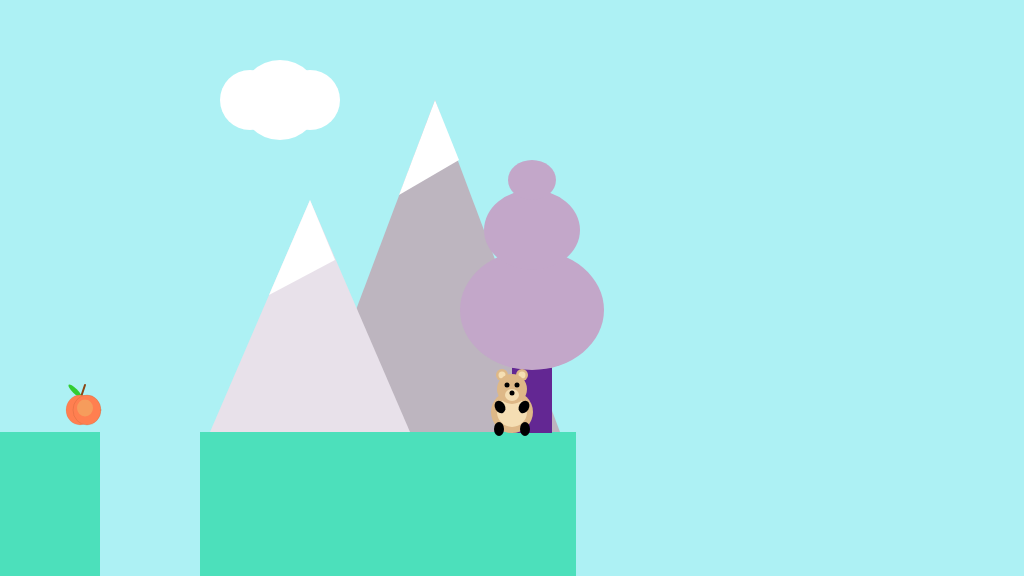
Frame 1 (no input)
Frame 60 (no input): identical to frame 1, image omitted
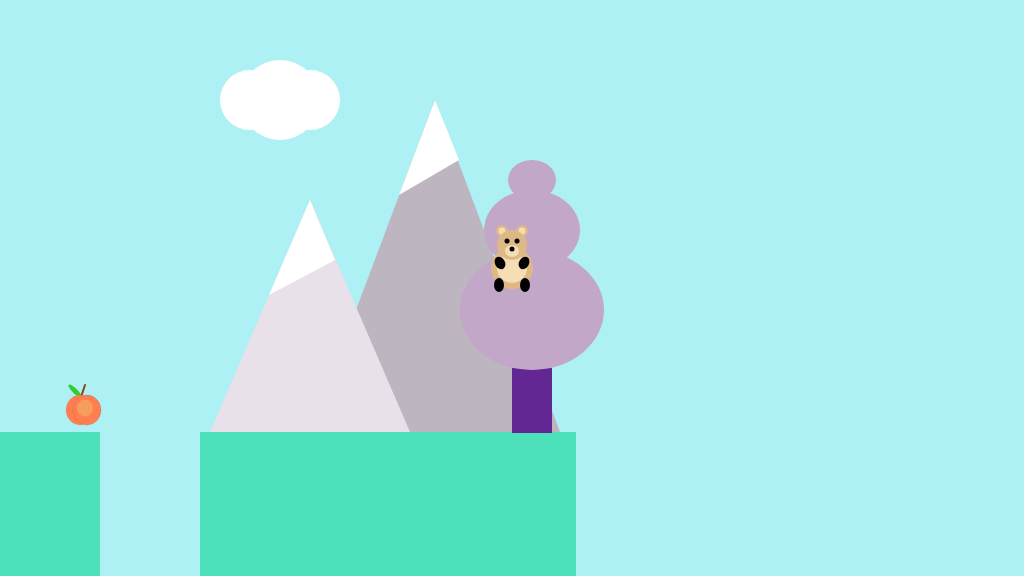
Frame 120 (the mouse pressed at the canvas centre since frame 60)

The p5.js sketch that drew these frames (run headless with seeded random() and noise() and a simulated clock; from frame 60 on, the mouse is pressed at the canvas centre):

// p5.js sketch
// ── sketch.js
/*

The Game Project

2b - using variables

*/

var floorPos_y;

var gameChar_x;
var gameChar_y;

var treePos_x;
var treePos_y;

var canyon;
var collectable;

var mountain;
var cloud;


function setup()
{
	createCanvas(1024, 576);
	floorPos_y = 432; //NB. we are now using a variable for the floor position

	//NB. We are now using the built in variables height and width
	gameChar_x = width/2;
	gameChar_y = floorPos_y;

	treePos_x = width/2;
	treePos_y = height/2;

	canyon = {x_pos: 0, width: 100};
	collectable = {x_pos: - 170, y_pos: 100, size: 50};
	cloud = {x_pos: 0, y_pos: 0, size: 50};
	mountain = {x_pos: - 140, y_pos: 0, size: 50};

}

function draw()
{
	background(173, 241, 244); //fill the sky blue

	noStroke();
	fill(76,224,187);
	rect(0, floorPos_y, height, width - floorPos_y); //draw some green ground

	//draw mountain
	fill(189, 181, 191);
	triangle(mountain.x_pos + 450, mountain.y_pos + 432, mountain.x_pos + 700, mountain.y_pos + 432, mountain.x_pos + 575, mountain.y_pos + 100); //left,right,middle
	fill(232, 225, 234);
	triangle(mountain.x_pos + 350, mountain.y_pos + 432, mountain.x_pos + 550, mountain.y_pos + 432, mountain.x_pos + 450, mountain.y_pos + 200);//left,right,middle
	//Snow
	fill(255);
	triangle(mountain.x_pos + 575, mountain.y_pos + 100, mountain.x_pos + 599, mountain.y_pos + 160, mountain.x_pos + 539, mountain.y_pos + 195);
	triangle(mountain.x_pos + 450, mountain.y_pos + 200, mountain.x_pos + 475, mountain.y_pos + 260, mountain.x_pos + 409, mountain.y_pos + 295);

	//draw tree
	//trunk
	fill(99, 39, 147);
	rect(treePos_x, treePos_y, 40, 145);
	//leaves
	fill(195,167,201);
	ellipse(treePos_x + 20, treePos_y + 22, 144, 120);
	ellipse(treePos_x + 20,treePos_y - 58, 96, 80);
	ellipse(treePos_x + 20, treePos_y - 108, 48, 40);

	//draw canyon
	fill(173, 241, 244);
	rect(canyon.x_pos + 100, floorPos_y, canyon.width, 144);

	//draw collectable
	//leaf
	fill(50, 205, 50);
	push();
	translate(collectable.x_pos + 245, collectable.y_pos + 291);
	rotate(HALF_PI / -2.0);
	ellipse(0,0, 5, 18);
	pop();
	//stem
	stroke(139, 69, 19);
	strokeWeight(2);
	line(collectable.x_pos +  250, collectable.y_pos + 300, collectable.x_pos +  255, collectable.y_pos + 285);
	//peachhs
	stroke(160, 82, 45);
	strokeWeight(0.1);
	fill(255, 127, 80);
	ellipse(collectable.x_pos + 250, collectable.y_pos + 310, collectable.size - 22, collectable.size - 20);
	strokeWeight(0.2);
	ellipse(collectable.x_pos + 257, collectable.y_pos + 310, collectable.size - 22, collectable.size - 20);
	noStroke();
	fill(244, 164, 96, 200);
	ellipse(collectable.x_pos + 255, collectable.y_pos + 308, collectable.size - 34, collectable.size - 33);

	//cloud
	fill(255);
	ellipse(cloud.x_pos + 250, cloud.y_pos + 100, cloud.size + 10, cloud.size + 10);
	ellipse(cloud.x_pos + 280, cloud.y_pos + 100, cloud.size + 30, cloud.size + 30);
	ellipse(cloud.x_pos + 310, cloud.y_pos + 100, cloud.size + 10, cloud.size + 10);


	//draw character
	fill(222, 184, 135);
	ellipse(gameChar_x - 10, gameChar_y - 57, 12);
	ellipse(gameChar_x + 10, gameChar_y - 57, 12);
	fill(245, 222, 179);
	ellipse(gameChar_x - 10, gameChar_y - 57, 7);
	ellipse(gameChar_x + 10, gameChar_y - 57, 7);
	//body
	fill(222, 184, 135);
	ellipse(gameChar_x, gameChar_y - 20, 42);
	fill(245, 222, 179);
	ellipse(gameChar_x, gameChar_y - 20, 30);
	//head
	fill(222, 184, 135);
	ellipse(gameChar_x, gameChar_y - 43, 30);
	//nose
	fill(245, 222, 179);
	ellipse(gameChar_x, gameChar_y - 37, 14, 12);
	fill(0);
	ellipse(gameChar_x, gameChar_y - 39, 5);
	//eyes
	fill(0);
	ellipse(gameChar_x - 5, gameChar_y - 47, 5);
	ellipse(gameChar_x + 5, gameChar_y - 47, 5);
	//feet
	ellipse(gameChar_x - 13,gameChar_y - 3, 10, 14);
	ellipse(gameChar_x + 13,gameChar_y - 3, 10, 14);
	//arms
	push();
	translate(gameChar_x + 12,gameChar_y - 25);
	rotate(HALF_PI / 3.0);
	ellipse(0,0, 10, 13);
	pop();
	push();
	translate(gameChar_x - 12,gameChar_y - 25);
	rotate(HALF_PI / -3.0);
	ellipse(0,0, 10, 13);
	pop();

}

function mousePressed()
{
	gameChar_x = mouseX;
	gameChar_y = mouseY;
}
